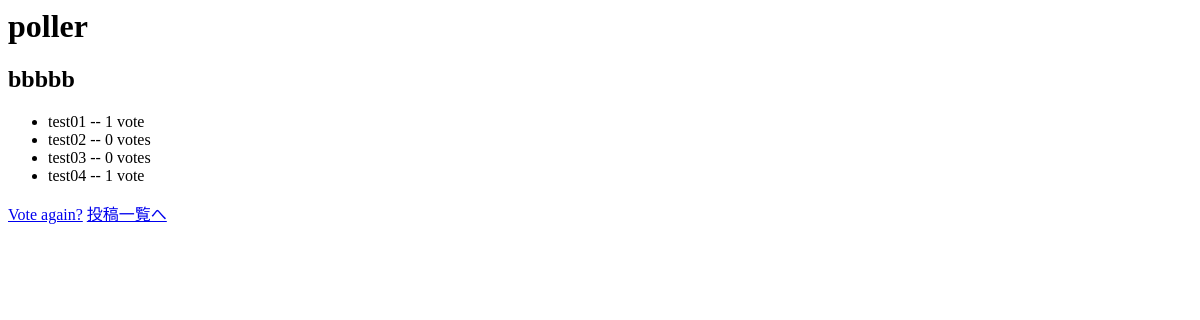
The page /polls/2/results/ on the database as committed earlier.
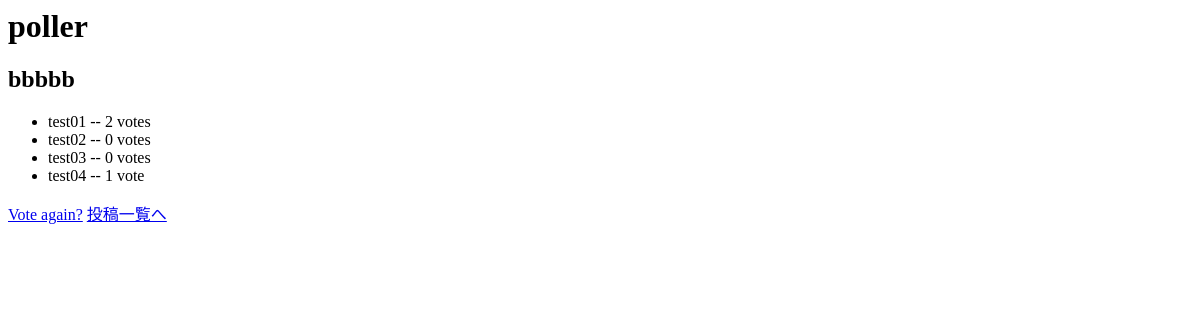
The same page on the database as committed later.
### polls/models.py (models this page shows, shortened)
class Question(models.Model):
    question_text = models.CharField(max_length=200)
    pub_date = models.DateTimeField('date published')

class Choice(models.Model):
    question = models.ForeignKey(Question, on_delete=models.CASCADE)
    choice_text = models.CharField(max_length=200)
    votes = models.IntegerField(default=0)

### polls/views.py (the view)
# urls.py: path('<int:pk>/results/', views.ResultsView.as_view(), name='results'),
class ResultsView(generic.DetailView):
    model = Question
    template_name = 'polls/results.html'

### polls/templates/polls/results.html
<h1>poller</h1>
<h2>{{ question.question_text }}</h2>
<ul>
{% for choice in question.choice_set.all %}
    <li>{{ choice.choice_text }} -- {{ choice.votes }} vote{{ choice.votes|pluralize }}</li>
{% endfor %}
</ul>
<a href="{% url 'polls:detail' question.id %}">Vote again?</a>
<a href='/polls'>投稿一覧へ</a>

Rows that differ between the two databases and show on the page:
changed Choice "test01": votes "1" → "2"
